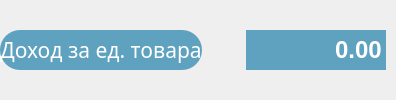
               <widget class="QWidget" name="widget_7" native="true">
                <property name="sizePolicy">
                 <sizepolicy hsizetype="Preferred" vsizetype="Minimum">
                  <horstretch>0</horstretch>
                  <verstretch>0</verstretch>
                 </sizepolicy>
                </property>
                <layout class="QHBoxLayout" name="horizontalLayout_6">
                 <property name="leftMargin">
                  <number>0</number>
                 </property>
                 <property name="topMargin">
                  <number>0</number>
                 </property>
                 <property name="rightMargin">
                  <number>10</number>
                 </property>
                 <property name="bottomMargin">
                  <number>0</number>
                 </property>
                 <item>
                  <widget class="QLabel" name="label_4">
                   <property name="sizePolicy">
                    <sizepolicy hsizetype="Preferred" vsizetype="Fixed">
                     <horstretch>0</horstretch>
                     <verstretch>0</verstretch>
                    </sizepolicy>
                   </property>
                   <property name="minimumSize">
                    <size>
                     <width>0</width>
                     <height>40</height>
                    </size>
                   </property>
                   <property name="font">
                    <font>
                     <family>Optima</family>
                     <pointsize>16</pointsize>
                     <italic>false</italic>
                    </font>
                   </property>
                   <property name="styleSheet">
                    <string notr="true">QLabel {
     border: none;
	height: 40px;
     border-radius: 20px;
	background-color: #5EA2BF;
	color: white;
 }</string>
                   </property>
                   <property name="text">
                    <string>Доход за ед. товара</string>
                   </property>
                   <property name="alignment">
                    <set>Qt::AlignCenter</set>
                   </property>
                   <property name="margin">
                    <number>0</number>
                   </property>
                  </widget>
                 </item>
                 <item>
                  <widget class="QPushButton" name="info_4">
                   <property name="enabled">
                    <bool>true</bool>
                   </property>
                   <property name="sizePolicy">
                    <sizepolicy hsizetype="Fixed" vsizetype="Fixed">
                     <horstretch>0</horstretch>
                     <verstretch>0</verstretch>
                    </sizepolicy>
                   </property>
                   <property name="minimumSize">
                    <size>
                     <width>32</width>
                     <height>32</height>
                    </size>
                   </property>
                   <property name="maximumSize">
                    <size>
                     <width>32</width>
                     <height>32</height>
                    </size>
                   </property>
                   <property name="autoFillBackground">
                    <bool>false</bool>
                   </property>
                   <property name="styleSheet">
                    <string notr="true"> QPushButton {
     border: none;
	background-color: none;
 }</string>
                   </property>
                   <property name="text">
                    <string/>
                   </property>
                   <property name="icon">
                    <iconset resource="resources.qrc">
                     <normaloff>:/resources/info.svg</normaloff>:/resources/info.svg</iconset>
                   </property>
                   <property name="iconSize">
                    <size>
                     <width>32</width>
                     <height>32</height>
                    </size>
                   </property>
                  </widget>
                 </item>
                 <item>
                  <widget class="QDoubleSpinBox" name="doubleSpinBox_4">
                   <property name="sizePolicy">
                    <sizepolicy hsizetype="Fixed" vsizetype="Fixed">
                     <horstretch>0</horstretch>
                     <verstretch>0</verstretch>
                    </sizepolicy>
                   </property>
                   <property name="minimumSize">
                    <size>
                     <width>140</width>
                     <height>40</height>
                    </size>
                   </property>
                   <property name="font">
                    <font>
                     <family>Helvetica</family>
                     <pointsize>18</pointsize>
                     <bold>true</bold>
                    </font>
                   </property>
                   <property name="focusPolicy">
                    <enum>Qt::ClickFocus</enum>
                   </property>
                   <property name="styleSheet">
                    <string notr="true">QDoubleSpinBox
{
     border: none;
	background-color: #5EA2BF;
	color: white;
}


QDoubleSpinBox:focused
{
    border-width: 2px;
    border-style: solid;
    border-color: red;
}</string>
                   </property>
                   <property name="wrapping">
                    <bool>false</bool>
                   </property>
                   <property name="frame">
                    <bool>false</bool>
                   </property>
                   <property name="alignment">
                    <set>Qt::AlignRight|Qt::AlignTrailing|Qt::AlignVCenter</set>
                   </property>
                   <property name="buttonSymbols">
                    <enum>QAbstractSpinBox::NoButtons</enum>
                   </property>
                   <property name="accelerated">
                    <bool>true</bool>
                   </property>
                   <property name="showGroupSeparator" stdset="0">
                    <bool>true</bool>
                   </property>
                   <property name="maximum">
                    <double>1000000.000000000000000</double>
                   </property>
                  </widget>
                 </item>
                </layout>
               </widget>
